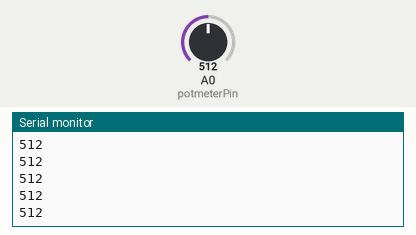
Recording of a sketch running on a simulated Arduino Uno, built with avr-gcc and run on an emulated ATmega328P. Shown: the last lines printed to the serial monitor. Inputs (shaded band) come from the test bench; at power-on: A0 (potmeterPin) = 512.

Above: at 1.2 s.
1.3 s: A0 (potmeterPin) set to 716
At 2.3 s:
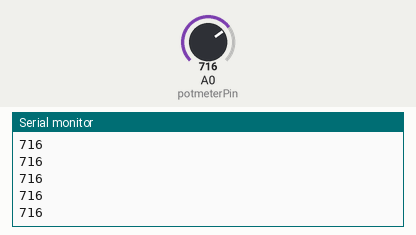
2.8 s: A0 (potmeterPin) set to 900
At 3.7 s:
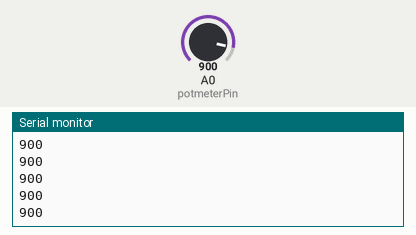
Timing chart, 0 to 5.8 s (numbered marks = the images above; inputs shaded):
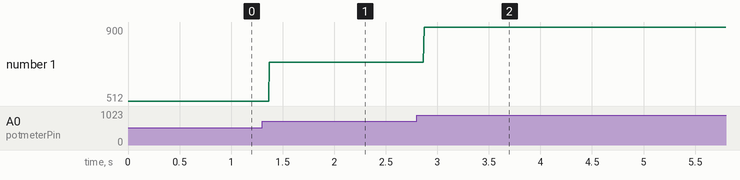

Measured:
- after the input at 1.3 s, the serial monitor: prints a new line after 0.07 s (image 1)
- after the input at 2.8 s, the serial monitor: prints a new line after 0.07 s (image 2)
- plotted number 1: 512 → 716 after the input at 1.3 s, 716 → 900 after the input at 2.8 s

The sketch:

a.ino
```cpp
const int potmeterPin = A0;

void setup()
{
    pinMode(potmeterPin, INPUT);
    Serial.begin(9600);
}

void loop()
{
    Serial.println(analogRead(potmeterPin));
}

/*
Potmeter range: 0-1023
When connected to GND: 0
When connected to VCC: 1023
*/
```
